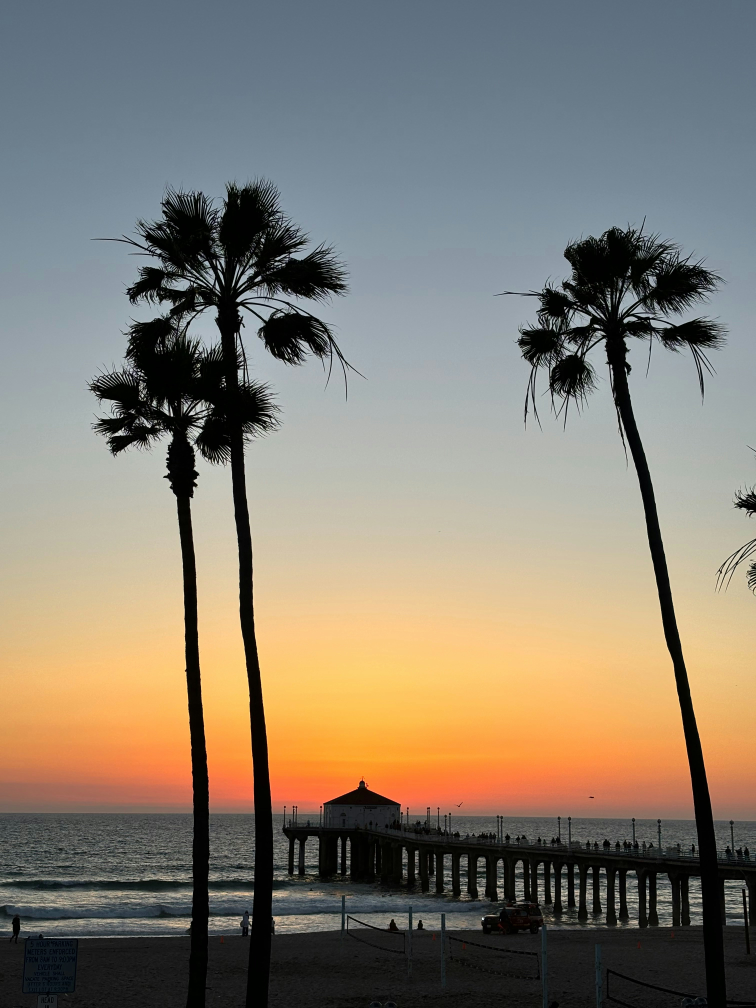
#> input picture Demo1-Sobel-Operator/image.jpg, 3024 x 4032 px (shown at 1/4 size)
$ jupyter execute Demo1-SobelOperator.ipynb   (older library calls are emulated)
#> lines starting #> are read from the running program, lines starting #| are printed output that depends on the picture
## Demo: Edge detection using Sobel operator in OpenCV

[cell 1]
import cv2
import numpy as np
import matplotlib.pyplot as plt

[cell 2]
# Load an image in grayscale
img = cv2.imread('image.jpg', cv2.IMREAD_GRAYSCALE)
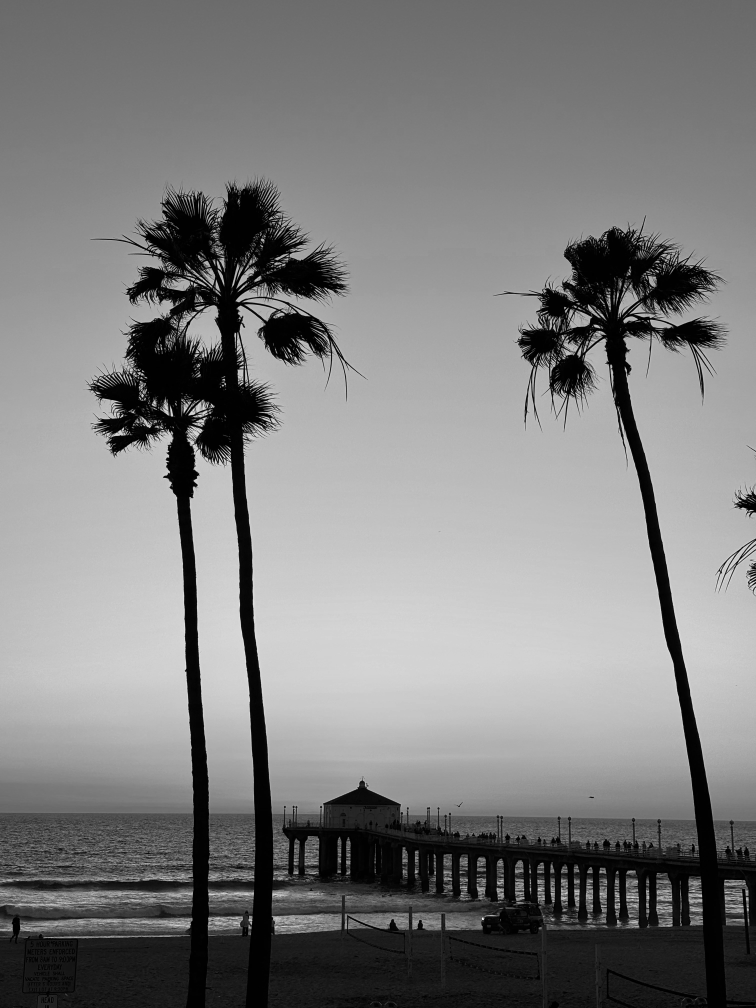
#> img: shape (4032, 3024) (shown at 1/4 size); min 0, max 255, mean 126.4

# display image
plt.imshow(img, cmap='gray')
plt.show()

[cell 3]
# Apply Sobel operator
sobelx = cv2.Sobel(img, cv2.CV_64F, 1, 0, ksize=9)
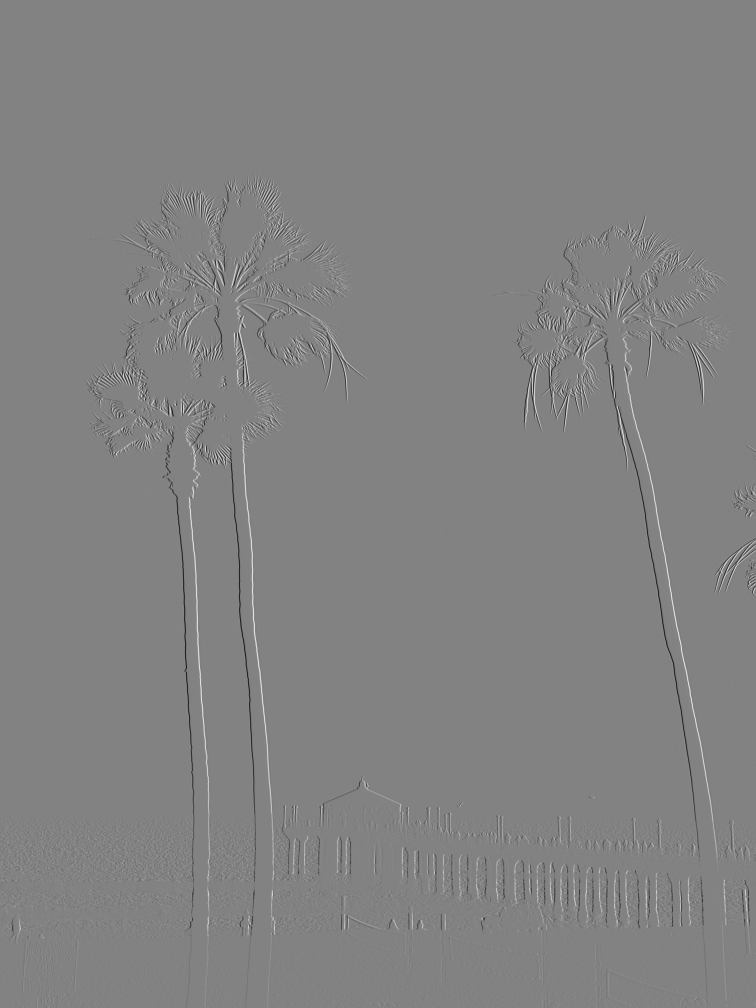
#> sobelx: shape (4032, 3024) float64 (shown at 1/4 size); min -1999439, max 1911291, mean -99.9; drawn with min black and max white
sobely = cv2.Sobel(img, cv2.CV_64F, 0, 1, ksize=9)

# Calculate gradient magnitude
magnitude = np.sqrt(sobelx**2 + sobely**2)
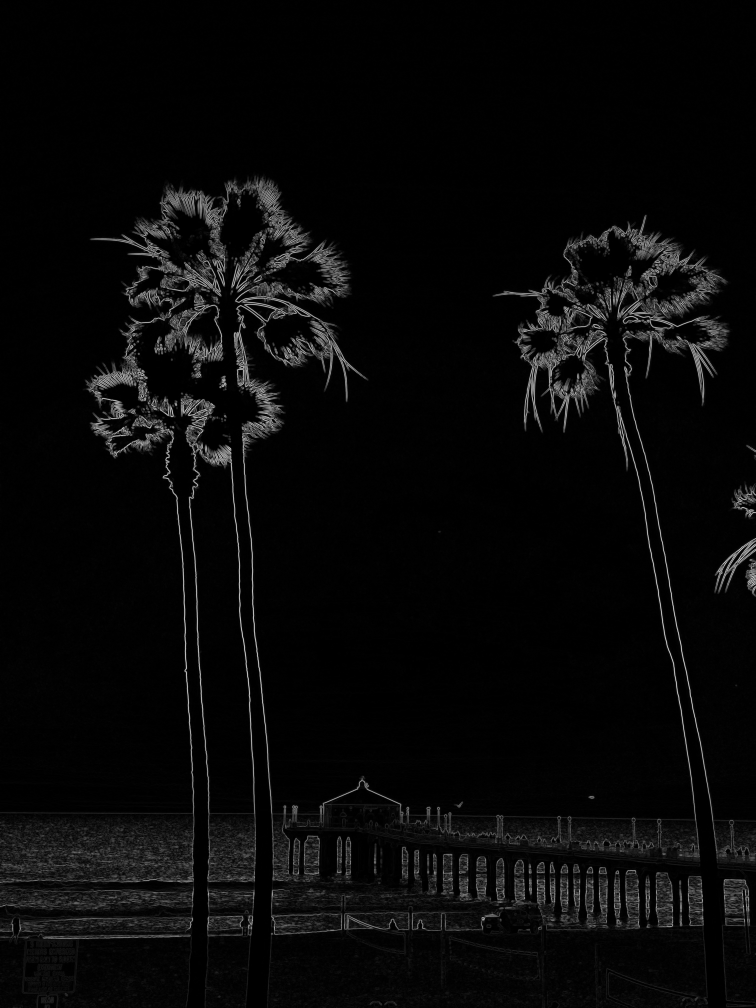
#> magnitude: shape (4032, 3024) float64 (shown at 1/4 size); min 0, max 1999660.3, mean 71088; drawn with min black and max white

# Normalize for display
magnitude = cv2.normalize(magnitude, None, 0, 255, cv2.NORM_MINMAX, cv2.CV_8U)

# Display results
plt.figure(figsize=(15,15))
plt.subplot(221), plt.imshow(img, cmap='gray'), plt.title('Original')
plt.subplot(222), plt.imshow(sobelx, cmap='gray'), plt.title('Sobel X')
plt.subplot(223), plt.imshow(sobely, cmap='gray'), plt.title('Sobel Y')
plt.subplot(224), plt.imshow(magnitude, cmap='gray'), plt.title('Gradient Magnitude')
plt.show()
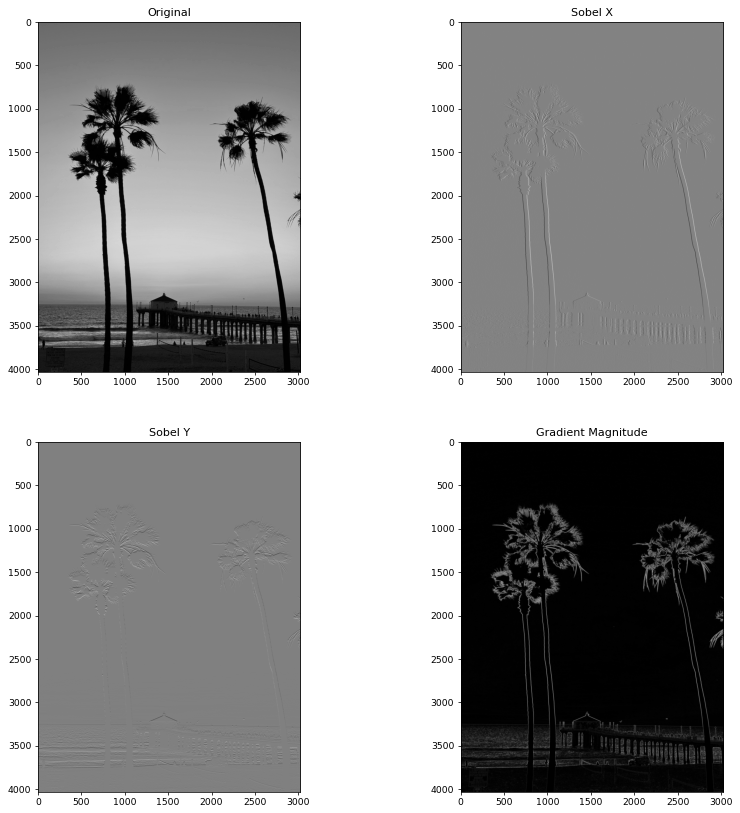
#> figure drawn by matplotlib, 4 panels
